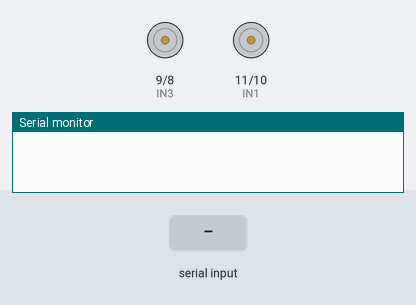
This sketch was run on a simulated Arduino Uno, built with avr-gcc and run on an emulated ATmega328P. Shown: motor-driver pin pairs drawn as motors (green arrow = first pin HIGH = forward, orange = second pin HIGH = backward, longer = more drive), the last lines printed to the serial monitor. Inputs (shaded band) come from the test bench.

Above: at 1.2 s.
1.3 s: "F" received over Serial
At 2.2 s:
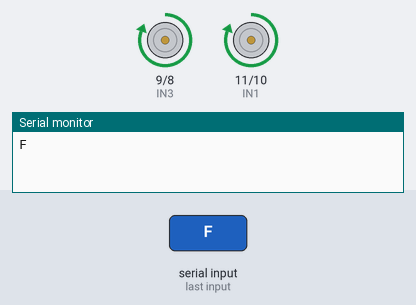
2.8 s: "B" received over Serial
At 3.3 s:
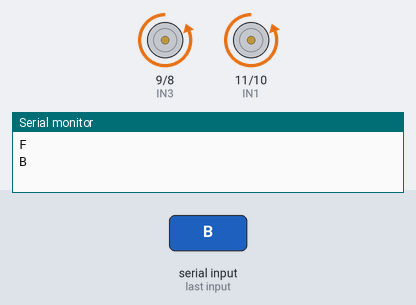
4.3 s: "L" received over Serial
At 5.5 s:
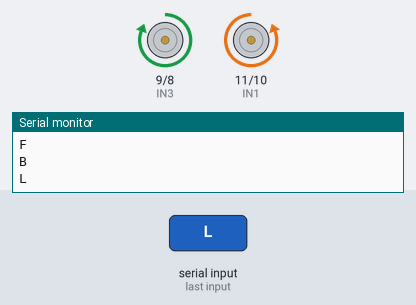
5.8 s: "R" received over Serial
At 6.8 s:
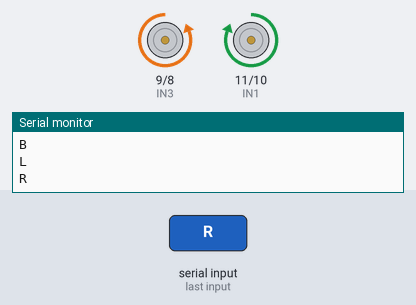
Timing chart, 0 to 8.3 s (numbered marks = the images above; inputs shaded):
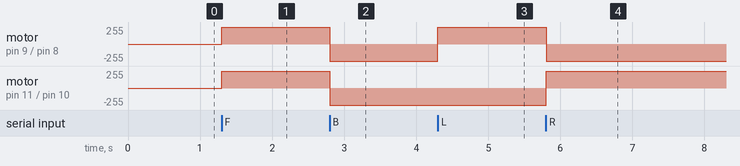

Measured:
- after the input at 1.3 s, motor on pin 9 (IN3) / pin 8 (IN4), motor on pin 11 (IN1) / pin 10 (IN2): stopped → forward 255/255 at once
- after the input at 2.8 s, motor on pin 9 (IN3) / pin 8 (IN4), motor on pin 11 (IN1) / pin 10 (IN2): forward 255/255 → backward 255/255 at once
- after the input at 4.3 s, motor on pin 9 (IN3) / pin 8 (IN4): backward 255/255 → forward 255/255 at once
- after the input at 5.8 s, motor on pin 9 (IN3) / pin 8 (IN4): forward 255/255 → backward 255/255 at once; motor on pin 11 (IN1) / pin 10 (IN2): backward 255/255 → forward 255/255 at once

The sketch:

RC-car.ino
```cpp
char command;

int IN1 = 11;
int IN2 = 10;
int IN3 = 9;
int IN4 = 8;

void stopMotors() {
  digitalWrite(IN1, LOW);
  digitalWrite(IN2, LOW);
  digitalWrite(IN3, LOW);
  digitalWrite(IN4, LOW);
}

void setup() {
  pinMode(IN1, OUTPUT);
  pinMode(IN2, OUTPUT);
  pinMode(IN3, OUTPUT);
  pinMode(IN4, OUTPUT);

  stopMotors();

  Serial.begin(9600);
}

void loop() {

  if (Serial.available() > 0) {
    command = Serial.read();
    Serial.println(command);
  }

  if (command == 'F') {
    digitalWrite(IN1, HIGH);
    digitalWrite(IN3, HIGH);
    digitalWrite(IN2, LOW);
    digitalWrite(IN4, LOW);
  }

  else if (command == 'B') {
    digitalWrite(IN2, HIGH);
    digitalWrite(IN4, HIGH);
    digitalWrite(IN1, LOW);
    digitalWrite(IN3, LOW);
  }

  else if (command == 'L') {
    digitalWrite(IN1, LOW);
    digitalWrite(IN2, HIGH);
    digitalWrite(IN3, HIGH);
    digitalWrite(IN4, LOW);
  }

  else if (command == 'R') {
    digitalWrite(IN1, HIGH);
    digitalWrite(IN2, LOW);
    digitalWrite(IN3, LOW);
    digitalWrite(IN4, HIGH);
  }

  else if (command == 'S') {
    stopMotors();
  }

  else {
    stopMotors();
  }

  delay(1);
}
```
